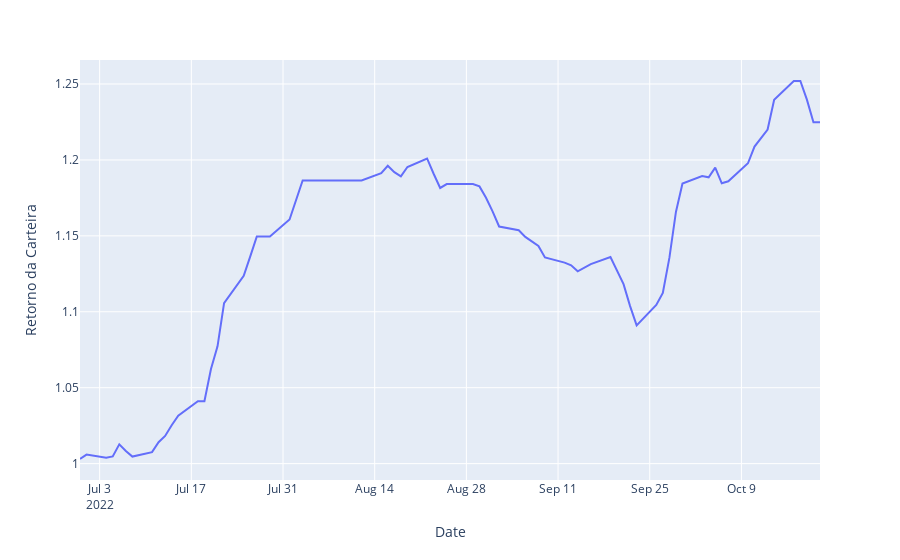

Source (notebook cell):
### Code cell
px.line(RETORNO_GERAL,x='Date', y='Retorno da Carteira')
